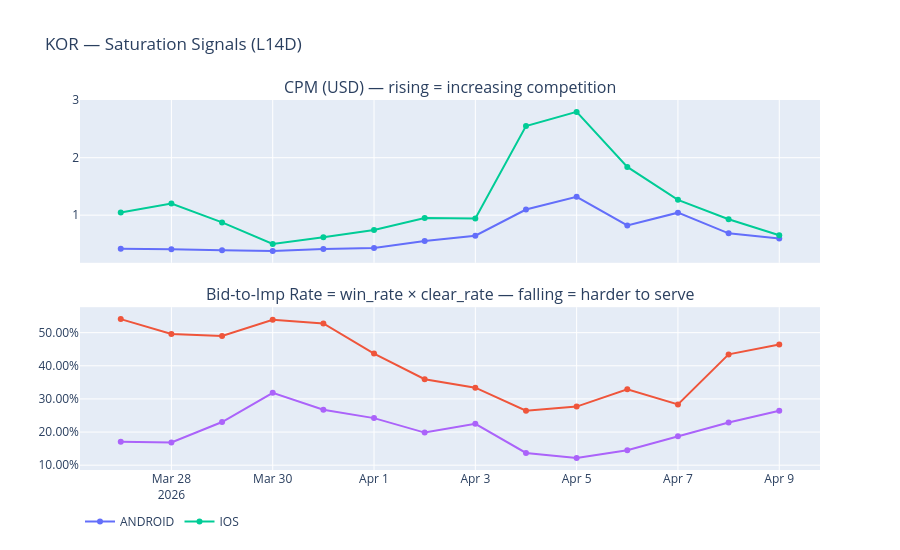

Notebook code cell kept with this figure:
### Code cell
fig = make_subplots(
    rows=2, cols=1, shared_xaxes=True,
    subplot_titles=['CPM (USD) — rising = increasing competition',
                    'Bid-to-Imp Rate = win_rate × clear_rate — falling = harder to serve'],
    vertical_spacing=0.12
)
for os_val, grp in df_sat.groupby('os'):
    fig.add_trace(go.Scatter(x=grp['date_utc'], y=grp['cpm'],
                             name=f'{os_val}', mode='lines+markers'), row=1, col=1)
    fig.add_trace(go.Scatter(x=grp['date_utc'], y=grp['bid_to_imp_rate'],
                             name=f'{os_val}', mode='lines+markers', showlegend=False), row=2, col=1)

fig.update_yaxes(tickformat='.2%', row=2, col=1)
fig.update_layout(title='KOR — Saturation Signals (L14D)', height=550,
                  legend=dict(orientation='h', y=-0.1))
fig.show()

# Decompose bid-to-imp rate
print('\n── Win rate & Clear rate decomposition ──')
display(df_sat[['date_utc', 'os', 'win_rate', 'clear_rate', 'bid_to_imp_rate', 'bid_rate', 'cpm']]
        .tail(14)
        .style.format({'win_rate': '{:.2%}', 'clear_rate': '{:.2%}',
                       'bid_to_imp_rate': '{:.2%}', 'bid_rate': '{:.2%}', 'cpm': '${:.3f}'}))

### Figure 1 — Plotly figure (JSON) as saved in the notebook; plotly's stock layout.template omitted (floating-point values rounded to 4 significant figures)
{"data": [{"mode": "lines+markers", "name": "ANDROID", "type": "scatter", "x": ["2026-03-27", "2026-03-28", "2026-03-29", "2026-03-30", "2026-03-31", "2026-04-01", "2026-04-02", "2026-04-03", "2026-04-04", "2026-04-05", "2026-04-06", "2026-04-07", "2026-04-08", "2026-04-09"], "xaxis": "x", "y": [0.4149, 0.4081, 0.388, 0.378, 0.413, 0.4275, 0.55, 0.6433, 1.099, 1.319, 0.821, 1.044, 0.6835, 0.5932], "yaxis": "y"}, {"mode": "lines+markers", "name": "ANDROID", "showlegend": false, "type": "scatter", "x": ["2026-03-27", "2026-03-28", "2026-03-29", "2026-03-30", "2026-03-31", "2026-04-01", "2026-04-02", "2026-04-03", "2026-04-04", "2026-04-05", "2026-04-06", "2026-04-07", "2026-04-08", "2026-04-09"], "xaxis": "x2", "y": [0.541, 0.4958, 0.4898, 0.5387, 0.5278, 0.4368, 0.3595, 0.334, 0.2647, 0.2768, 0.3293, 0.2835, 0.4344, 0.4642], "yaxis": "y2"}, {"mode": "lines+markers", "name": "IOS", "type": "scatter", "x": ["2026-03-27", "2026-03-28", "2026-03-29", "2026-03-30", "2026-03-31", "2026-04-01", "2026-04-02", "2026-04-03", "2026-04-04", "2026-04-05", "2026-04-06", "2026-04-07", "2026-04-08", "2026-04-09"], "xaxis": "x", "y": [1.046, 1.202, 0.8738, 0.5002, 0.6144, 0.7409, 0.9522, 0.9428, 2.55, 2.797, 1.839, 1.266, 0.9281, 0.6508], "yaxis": "y"}, {"mode": "lines+markers", "name": "IOS", "showlegend": false, "type": "scatter", "x": ["2026-03-27", "2026-03-28", "2026-03-29", "2026-03-30", "2026-03-31", "2026-04-01", "2026-04-02", "2026-04-03", "2026-04-04", "2026-04-05", "2026-04-06", "2026-04-07", "2026-04-08", "2026-04-09"], "xaxis": "x2", "y": [0.171, 0.1688, 0.2303, 0.3184, 0.2676, 0.2421, 0.1984, 0.2249, 0.1369, 0.1213, 0.1452, 0.1872, 0.2291, 0.2642], "yaxis": "y2"}], "layout": {"annotations": [{"font": {"size": 16}, "showarrow": false, "text": "CPM (USD) — rising = increasing competition", "x": 0.5, "xanchor": "center", "xref": "paper", "y": 1, "yanchor": "bottom", "yref": "paper"}, {"font": {"size": 16}, "showarrow": false, "text": "Bid-to-Imp Rate = win_rate × clear_rate — falling = harder to serve", "x": 0.5, "xanchor": "center", "xref": "paper", "y": 0.44, "yanchor": "bottom", "yref": "paper"}], "height": 550, "legend": {"orientation": "h", "y": -0.1}, "title": {"text": "KOR — Saturation Signals (L14D)"}, "xaxis": {"anchor": "y", "domain": [0, 1], "matches": "x2", "showticklabels": false}, "xaxis2": {"anchor": "y2", "domain": [0, 1]}, "yaxis": {"anchor": "x", "domain": [0.56, 1]}, "yaxis2": {"anchor": "x2", "domain": [0, 0.44], "tickformat": ".2%"}}}
